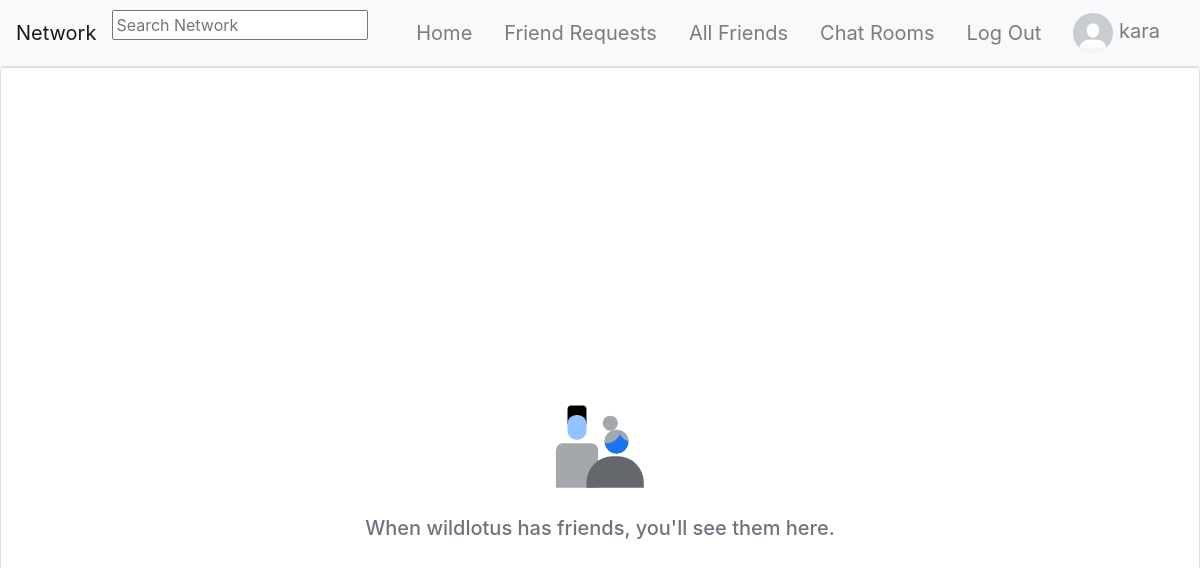
Screenshot of /profile_friends/2ef83b37-b663-45ca-ac8e-6aa545aaf2c0 (signed in) with the database file from the repository.
### network/models.py (models this page shows, shortened)
class User(AbstractUser):
    pass

class UserProfile(models.Model):
    id = models.UUIDField(primary_key=True, default=uuid.uuid4, editable=False)
    user = models.OneToOneField(User, related_name="profile", on_delete=models.CASCADE)
    bio = models.TextField(default="No Bio...", max_length=101)
    picture = models.ImageField(default="default_profile_image.png")
    friends = models.ManyToManyField(to="self", blank=True, related_name="+", symmetrical=False)
    blocked = models.ManyToManyField(to="self", blank=True, related_name="+", symmetrical=False)

### network/views.py (the view)
# urls.py: path("profile_friends/<uuid:profile_id>", views.profile_friends, name="profile_friends"),
@login_required
def profile_friends(request, profile_id):
    try:
        profile = UserProfile.objects.get(id=profile_id)
        friends = profile.friends.all()
        friend_requests = FriendRequest.objects.filter(
            Q(from_user__in=friends, to_user=profile, active=False) | Q(to_user__in=friends, from_user=profile, active=False)
        )
    except UserProfile.DoesNotExist:
        return JsonResponse({"error": "User matching query does not exist."}, status=400)
    return render(request, "network/profile_friends.html", {
        "profile": profile,
        "friends": friend_requests
    })

### templates/network/profile_friends.html (shortened to what this page needs)
{% extends "network/layout.html" %} {% load static %}
{% block body %}
{% if not profile.user in request.user.profile.blocked.all %}
<div class="card">
    {% for friend in friends %}
    <div class="card-header" style="font-size: 20px;"> {{ profile.user.username }} &middot; All Friends ({{profile.friends.all.count }})</div>
    {% if friend.to_user == profile %}
    <div class="card-header d-flex p-2">
        <a href="{% url 'profile' friend.from_user.id %}">
            <img src="{{ friend.from_user.picture.url }}" alt="" width="60px" height="60px" style="border-radius: 50%">
            {{ friend.from_user.user.username }}
        </a>
    </div>
    {% else %}
    <div class="card-header d-flex p-2">
        <div>
            <a href="{% url 'profile' friend.to_user.id %}">
                <img src="{{ friend.to_user.picture.url }}" alt="" width="60px" height="60px"
                    style="border-radius: 50%">
                {{ friend.to_user.user.username }}
            </a>
        </div>
    </div>
    {% endif %}
    {% empty %}
    <div class="d-flex align-items-center justify-content-center flex-column min-vh-100">
        <div class="p-2">
            <img src="{% static 'network/images/null_states_people_gray_wash.svg' %}" width="112" height="112" alt="">
        </div>
        <div class="p-2 text-muted">
            <h5 class="text-muted">When {{ profile.user.username }} has friends, you'll see them here.</h5>
        </div>
    </div>
    {% endfor %}
</div>
{% endif %}
{% endblock %}

### templates/network/layout.html (shortened to what this page needs)
{% load static %}
<!DOCTYPE html>
<html lang="en">
<head>
    <link rel="stylesheet" href="https://stackpath.bootstrapcdn.com/bootstrap/4.4.1/css/bootstrap.min.css">
    <link rel="stylesheet" href="{% static 'network/css/styles.css' %}">
    <link rel="stylesheet" href="https://unpkg.com/@trevoreyre/autocomplete-js/dist/style.css">
</head>
<body>
    <nav class="navbar navbar-expand-lg navbar-light bg-light sticky-top border-bottom">
        <a class="navbar-brand" href="{% url 'index' %}">Network</a>
        {% if request.user.is_authenticated %}
            <div id="autocomplete" class="autocomplete" style="width: 320px;">
                <form action="{% url 'search_results' %}" method="get">
                    <input class="autocomplete-input" id="autocomplete_input" placeholder="Search Network" name="q">
                </form>
            </div>
        {% endif %}
        <div class="collapse navbar-collapse" id="navbarNav">
            <ul class="navbar-nav mx-auto">
                {% if user.is_authenticated %}
                <li class="nav-item">
                    <a class="navbar-brand nav-link" href="{% url 'index' %}">
                        Home
                    </a>
                </li>
                <li class="nav-item">
                    <a class="navbar-brand nav-link" href="{% url 'friend_requests' %}">
                        Friend Requests
                    </a>
                </li>
                <li class="nav-item">
                    <a class="navbar-brand nav-link" href="{% url 'friends' %}">
                        All Friends
                    </a>
                </li>
                <li class="nav-item">
                    <a class="navbar-brand nav-link" href="{% url 'chat:index' %}">
                        Chat Rooms
                    </a>
                </li>
                <li class="nav-item">
                    <a class="navbar-brand nav-link" href="{% url 'account_logout' %}">
                        Log Out
                    </a>
                </li>
                {% endif %}
            </ul>
            {% if user.is_authenticated %}
                <ul class="navbar-nav ml-auto">
                    <a class="nav-link navbar-brand" href="{% url 'profile' request.user.profile.id %}" id="profile">
                        <li class="nav-item">
                            <img src="{{ user.profile.picture.url }}" alt="Logged in Profile Picture" width="40" height="40" style="border-radius: 50%;" id="logged_in_picture">
                            {{ user.username }}
                        </li>
                    </a>
                </ul>
            {% endif %}
        </div>
    </nav>
    <div class="body">
        {% block body %}
        {% endblock %}
    </div>
</body>
</html>

### rows the page displays
User: profile.picture (placeholder picture), username "kara"
UserProfile: user.username "wildlotus"
